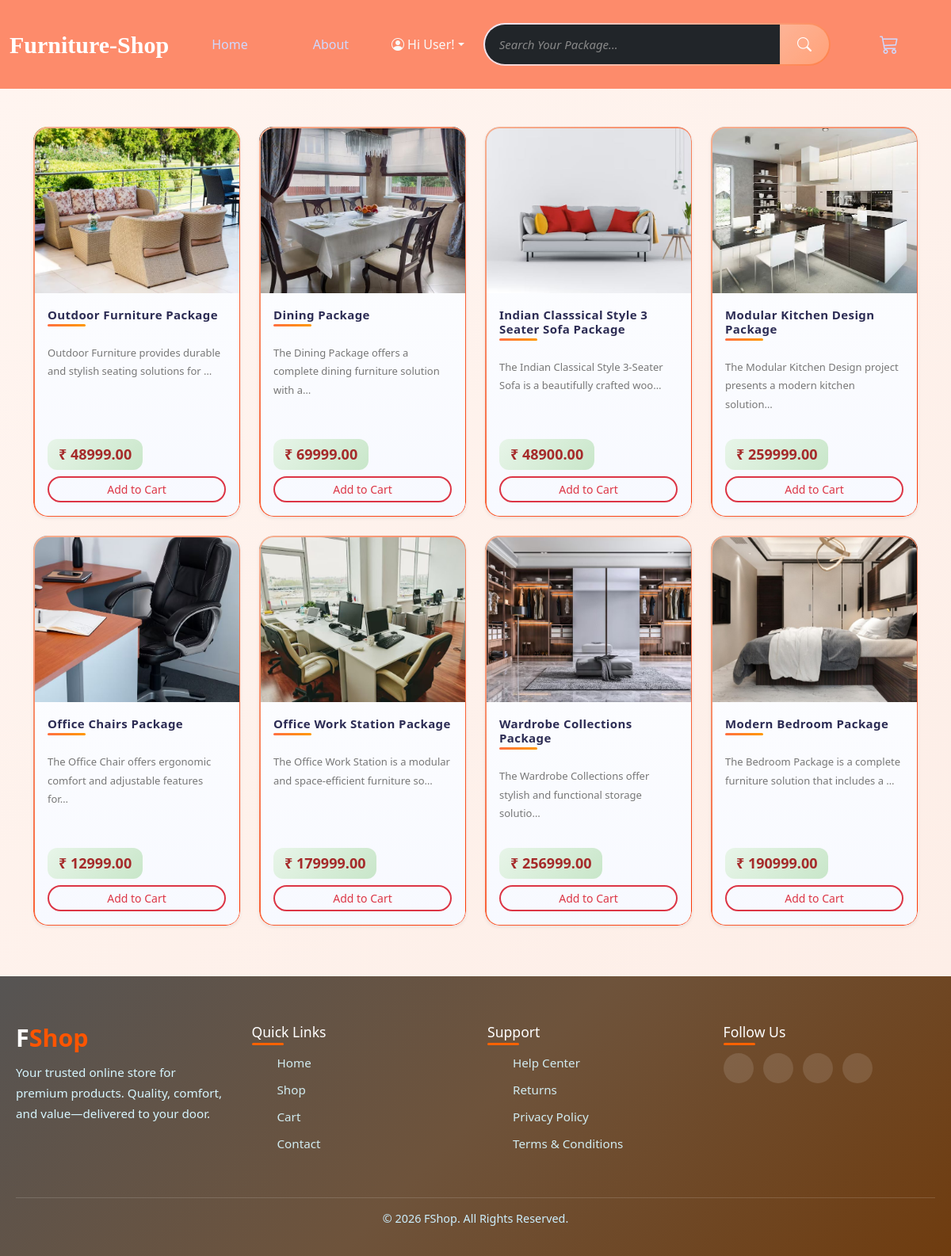
Before: /products/all/ with the older database file.
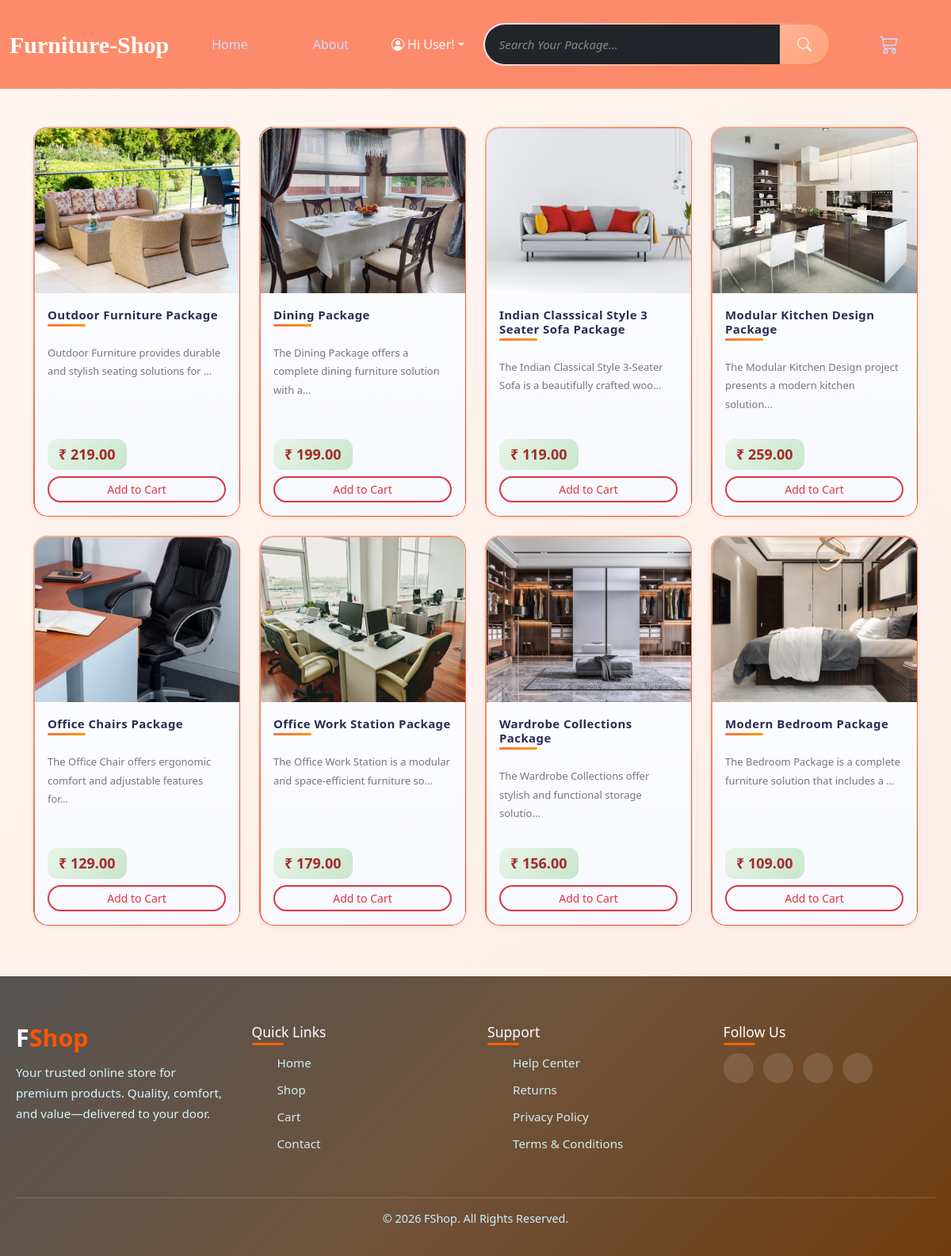
After: the same page with the newer database file.
### products/models.py (models this page shows, shortened)
class Product(models.Model):
    title = models.CharField(max_length=255)
    desc = models.TextField(max_length=500)
    price = models.DecimalField(max_digits=10, decimal_places=2)
    stock = models.PositiveIntegerField()
    thumbnail = models.ImageField(upload_to='products/thumbnails/')
    created_at = models.DateTimeField(auto_now_add=True)
    updated_at = models.DateTimeField(auto_now=True)

### products/views.py (the view)
# urls.py: path('all/', productsView, name = 'products'),
def productsView(request):
    template = 'products/products.html'
    context = {
        'products' : Product.objects.all(),
        'current_page' : 'products'
    }
    return render(request, template, context)

### templates/products/products.html (shortened to what this page needs)
{% extends 'base/base.html' %}
{% block content %}
<section class="d-flex justify-content-center align-items-center pt-4">
</section>
<section>
    <div>
        {% include 'products/includes/productsSection.html' %}
    </div>
</section>
{% endblock %}

### templates/products/includes/productsSection.html (shortened to what this page needs)
<section id="products-container" class="container my-4" data-add-url = "{% url 'add_to_cart' %}">
    <div class="row g-4">
        {% for product in products %}
            <div class="col-12 col-sm-6 col-md-4 col-lg-3">
                {% include 'products/includes/productCard.html' %}
            </div>
        {% empty %}
            <div class="col-12 text-center">
                <p class="text-muted">No products available.</p>
            </div>
        {% endfor %}
    </div>
</section>

### templates/products/includes/productCard.html (shortened to what this page needs)
<div class="card product-card h-100 shadow-sm" data-product-id = "{{product.id}}">
    {% if product.thumbnail %}
        <img src="{{ product.thumbnail.url }}"
             class="card-img-top product-thumb"
             alt="{{ product.title }}">
    {% else %}
        <div class="product-thumb placeholder-img">
            No Image
        </div>
    {% endif %}
    <div class="card-body d-flex flex-column">
        <a href="{% url 'product_details' product.pk %}" class="no-decoration">
        <h6 class="card-title product-title">
            {{ product.title }}
        </h6>
        </a>
        <p class="card-text product-desc">
            {{ product.desc|truncatechars:70 }}
        </p>
        <div class="mt-auto">
            <div class="product-price mb-2">
                ₹ {{ product.price }}
            </div>
            {% if product.stock > 0 %}
                <button class="btn btn-sm btn-outline-danger w-100 add-to-cart">
                    Add to Cart
                </button>
            {% else %}
                <button class="btn btn-sm btn-secondary w-100" disabled>
                    Out of Stock
                </button>
            {% endif %}
        </div>
    </div>
</div>

Changed rows visible on the page:
changed Product "Outdoor Furniture Package": price "48999.00" → "219.00"
changed Product "Dining Package": price "69999.00" → "199.00"
changed Product "Indian Classsical Style 3 Seater Sofa Package": price "48900.00" → "119.00"
changed Product "Modular Kitchen Design Package": price "259999.00" → "259.00"
changed Product "Office Chairs Package": price "12999.00" → "129.00"
changed Product "Office Work Station Package": price "179999.00" → "179.00"
changed Product "Wardrobe Collections Package": price "256999.00" → "156.00"
changed Product "Modern Bedroom Package": price "190999.00" → "109.00"
